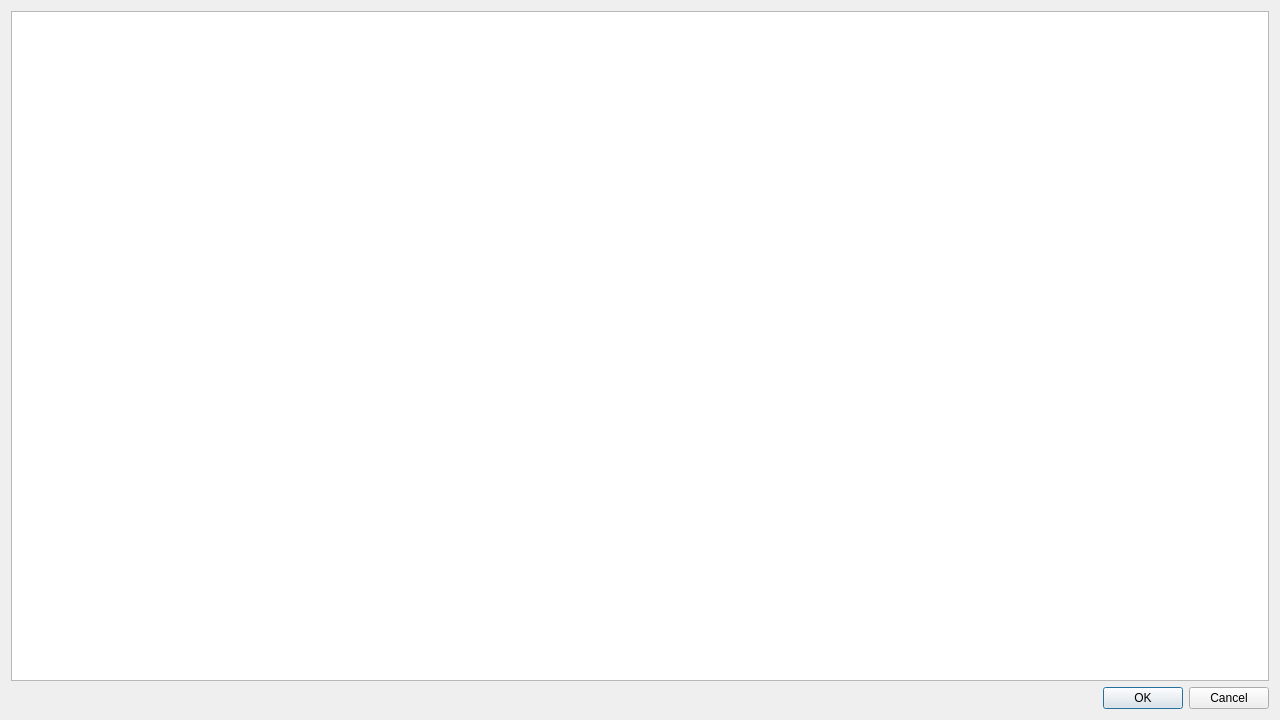
<?xml version="1.0" encoding="UTF-8"?>
<ui version="4.0">
 <class>HelpDialog</class>
 <widget class="QDialog" name="HelpDialog">
  <property name="geometry">
   <rect>
    <x>0</x>
    <y>0</y>
    <width>1280</width>
    <height>720</height>
   </rect>
  </property>
  <property name="windowTitle">
   <string>Dialog</string>
  </property>
  <layout class="QGridLayout" name="gridLayout">
   <item row="1" column="0">
    <widget class="QDialogButtonBox" name="buttonBox">
     <property name="orientation">
      <enum>Qt::Horizontal</enum>
     </property>
     <property name="standardButtons">
      <set>QDialogButtonBox::Cancel|QDialogButtonBox::Ok</set>
     </property>
    </widget>
   </item>
   <item row="0" column="0">
    <widget class="QTextBrowser" name="textBrowser"/>
   </item>
  </layout>
 </widget>
 <resources/>
 <connections>
  <connection>
   <sender>buttonBox</sender>
   <signal>accepted()</signal>
   <receiver>HelpDialog</receiver>
   <slot>accept()</slot>
   <hints>
    <hint type="sourcelabel">
     <x>248</x>
     <y>254</y>
    </hint>
    <hint type="destinationlabel">
     <x>157</x>
     <y>274</y>
    </hint>
   </hints>
  </connection>
  <connection>
   <sender>buttonBox</sender>
   <signal>rejected()</signal>
   <receiver>HelpDialog</receiver>
   <slot>reject()</slot>
   <hints>
    <hint type="sourcelabel">
     <x>316</x>
     <y>260</y>
    </hint>
    <hint type="destinationlabel">
     <x>286</x>
     <y>274</y>
    </hint>
   </hints>
  </connection>
 </connections>
</ui>
